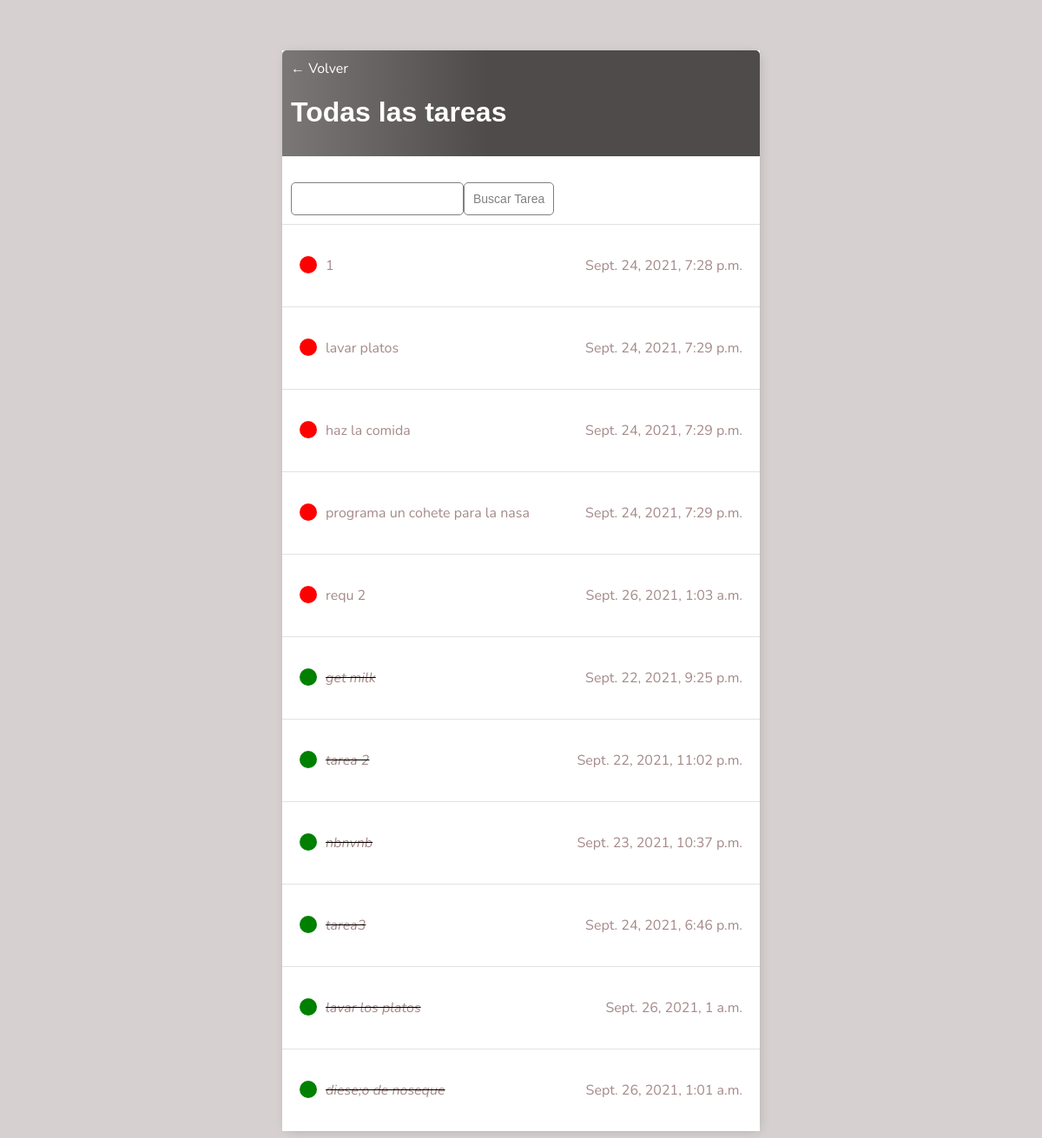
/task-all/ (signed in), run on an earlier commit of the app's database.
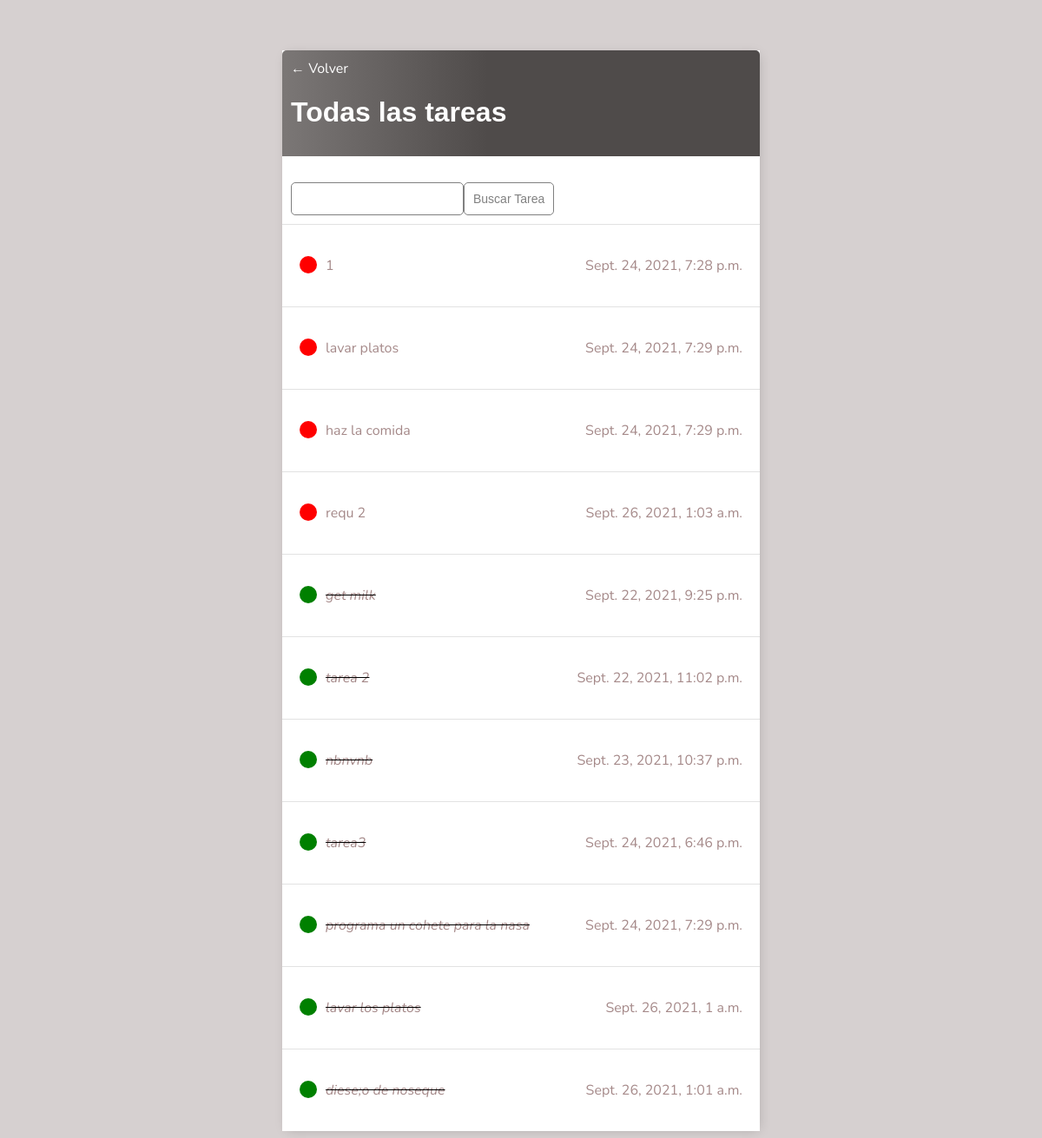
And on a later commit of the database.
### base/models.py (models this page shows)
class Task(models.Model):
    user = models.ForeignKey(User, on_delete=models.CASCADE,null=True,blank=True)
    title = models.CharField(max_length=200)
    description = models.TextField(null=True,blank=True)
    complete =models.BooleanField(default=False)
    create =models.DateTimeField(auto_now_add=True)
    creador = models.CharField(max_length=200,null=True)
    Estatus=models.ForeignKey(Estatus,on_delete=models.CASCADE,null=True,blank=True)
    Departamento=models.ForeignKey(Departamento, on_delete=models.CASCADE,null=True)
    archivos=models.FileField(upload_to='documents/%Y/%m/%d',null=True)
    def __str__(self):
        return self.title
    class Meta:
        ordering=['complete']

### base/views.py (the view)
# urls.py: path('task-all/',TaskAllList.as_view(),name='task-all'),
class TaskAllList(LoginRequiredMixin,ListView):
    model = Task
    context_object_name='tasks'
    template_name = 'base/task_all_list.html'
    def get_context_data(self, **kwargs):
        context = super().get_context_data(**kwargs)
        search_input = self.request.GET.get('search-area') or ''
        if search_input:
            context['tasks'] = context['tasks'].filter(title__startswith=search_input)
        context['search_input']= search_input
        return context

### base/templates/base/task_all_list.html
{% extends 'base/main.html' %}
{% block content%}
<div class="header-bar">
    <div>
        <a href="{% url 'tasks' %}">&#8592; Volver</a>
        <h1>Todas las tareas</h1>
    </div>
</div>
<div id="search-add-wrapper">
    <form method="GET" style="margin-top:20px;display:flex;">
        <input type='text' name='search-area' value="{{search_input}}">
        <input class="button" type="submit" value="Buscar Tarea">
    </form>
</div>
<div class="task-item-wrapper">
    {% for task in tasks %}
    <div class="task-wrapper">
        {% if task.complete %}
        <div class="task-title">
            <div class="task-complete-icon"></div>
            <i><s><a href="{% url 'task-update' task.id %}">{{task}}</a></s></i>
        </div>
        <p>{{task.create}}</p>
        {% else %}
        <div class="task-title">
            <div class="task-incomplete-icon"></div>
            <a href="{% url 'task-update' task.id %}">{{task}}</a>
        </div>
        <p>{{task.create}}</p>
        {% endif %}
    </div>
    {% empty %}
    <h3>No hay elementos en la lista</h3>
    {% endfor %}
</div>
{% endblock content%}

What changed in the data, as far as the page shows it:
changed Task "programa un cohete para la nasa": complete False → True (drawn); moves down the list
